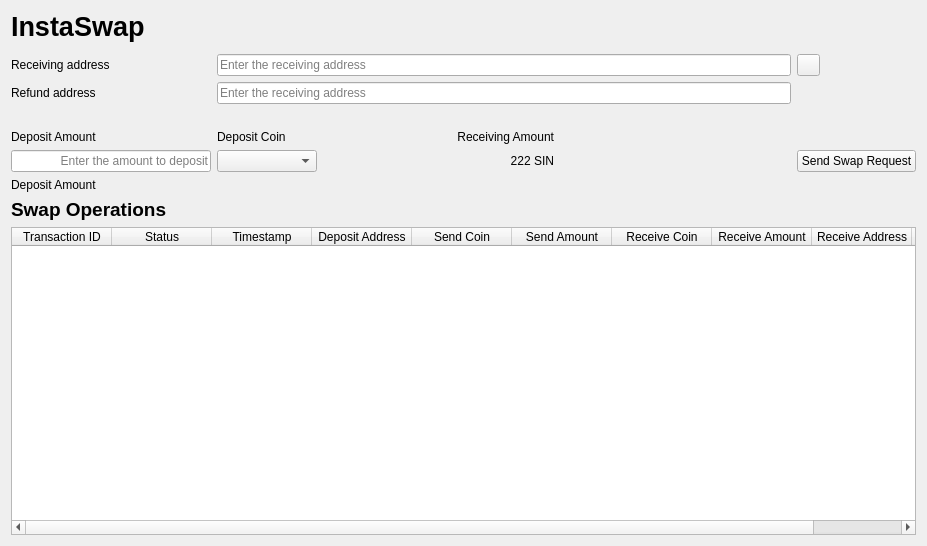
<?xml version="1.0" encoding="UTF-8"?>
<ui version="4.0">
 <class>InstaSwap</class>
 <widget class="QWidget" name="InstaSwap">
  <property name="geometry">
   <rect>
    <x>0</x>
    <y>0</y>
    <width>927</width>
    <height>546</height>
   </rect>
  </property>
  <property name="windowTitle">
   <string>Form</string>
  </property>
  <layout class="QGridLayout" name="gridLayout_2">
   <item row="12" column="0">
    <layout class="QHBoxLayout" name="horizontalLayout_2">
     <item>
      <widget class="QTableWidget" name="swapsTable">
       <property name="selectionMode">
        <enum>QAbstractItemView::SingleSelection</enum>
       </property>
       <property name="selectionBehavior">
        <enum>QAbstractItemView::SelectRows</enum>
       </property>
       <column>
        <property name="text">
         <string>Transaction ID</string>
        </property>
       </column>
       <column>
        <property name="text">
         <string>Status</string>
        </property>
       </column>
       <column>
        <property name="text">
         <string>Timestamp</string>
        </property>
       </column>
       <column>
        <property name="text">
         <string>Deposit Address</string>
        </property>
       </column>
       <column>
        <property name="text">
         <string>Send Coin</string>
        </property>
       </column>
       <column>
        <property name="text">
         <string>Send Amount</string>
        </property>
       </column>
       <column>
        <property name="text">
         <string>Receive Coin</string>
        </property>
       </column>
       <column>
        <property name="text">
         <string>Receive Amount</string>
        </property>
       </column>
       <column>
        <property name="text">
         <string>Receive Address</string>
        </property>
       </column>
       <column>
        <property name="text">
         <string>Refund Address</string>
        </property>
       </column>
      </widget>
     </item>
    </layout>
   </item>
   <item row="13" column="0">
    <layout class="QHBoxLayout" name="horizontalLayout"/>
   </item>
   <item row="11" column="0">
    <widget class="QLabel" name="pendingEscrowLabel">
     <property name="font">
      <font>
       <pointsize>14</pointsize>
       <weight>75</weight>
       <bold>true</bold>
      </font>
     </property>
     <property name="text">
      <string>Swap Operations</string>
     </property>
    </widget>
   </item>
   <item row="0" column="0">
    <widget class="QLabel" name="headLabel">
     <property name="font">
      <font>
       <pointsize>20</pointsize>
       <weight>75</weight>
       <bold>true</bold>
      </font>
     </property>
     <property name="text">
      <string>InstaSwap</string>
     </property>
    </widget>
   </item>
   <item row="1" column="0">
    <widget class="QFrame" name="frame"/>
   </item>
   <item row="8" column="0">
    <layout class="QGridLayout" name="gridLayout" columnstretch="0,0,0,0,0">
     <property name="verticalSpacing">
      <number>6</number>
     </property>
     <item row="4" column="2">
      <widget class="QLabel" name="receivingAmountTitleLabel">
       <property name="text">
        <string>Receiving Amount</string>
       </property>
       <property name="alignment">
        <set>Qt::AlignRight|Qt::AlignTrailing|Qt::AlignVCenter</set>
       </property>
      </widget>
     </item>
     <item row="1" column="1" colspan="3">
      <widget class="QLineEdit" name="receivingAddressEdit">
       <property name="sizePolicy">
        <sizepolicy hsizetype="Expanding" vsizetype="Fixed">
         <horstretch>0</horstretch>
         <verstretch>0</verstretch>
        </sizepolicy>
       </property>
       <property name="locale">
        <locale language="English" country="UnitedStates"/>
       </property>
       <property name="placeholderText">
        <string>Enter the receiving address</string>
       </property>
      </widget>
     </item>
     <item row="4" column="0">
      <widget class="QLabel" name="depositAmountLabel">
       <property name="text">
        <string>Deposit Amount</string>
       </property>
      </widget>
     </item>
     <item row="5" column="1">
      <widget class="QComboBox" name="allowedPairsCombo">
       <property name="sizePolicy">
        <sizepolicy hsizetype="Fixed" vsizetype="Fixed">
         <horstretch>0</horstretch>
         <verstretch>0</verstretch>
        </sizepolicy>
       </property>
       <property name="minimumSize">
        <size>
         <width>100</width>
         <height>0</height>
        </size>
       </property>
      </widget>
     </item>
     <item row="1" column="0">
      <widget class="QLabel" name="receivingAddressLabel">
       <property name="text">
        <string>Receiving address</string>
       </property>
      </widget>
     </item>
     <item row="2" column="0">
      <widget class="QLabel" name="refundAddressLabel">
       <property name="text">
        <string>Refund address</string>
       </property>
      </widget>
     </item>
     <item row="3" column="0">
      <widget class="QLabel" name="dummy1Label">
       <property name="text">
        <string/>
       </property>
      </widget>
     </item>
     <item row="5" column="0">
      <widget class="SINAmountField" name="depositAmountEdit">
       <property name="sizePolicy">
        <sizepolicy hsizetype="Fixed" vsizetype="Fixed">
         <horstretch>0</horstretch>
         <verstretch>0</verstretch>
        </sizepolicy>
       </property>
       <property name="minimumSize">
        <size>
         <width>200</width>
         <height>0</height>
        </size>
       </property>
       <property name="locale">
        <locale language="English" country="UnitedStates"/>
       </property>
       <property name="text">
        <string notr="true"/>
       </property>
       <property name="alignment">
        <set>Qt::AlignRight|Qt::AlignTrailing|Qt::AlignVCenter</set>
       </property>
       <property name="placeholderText">
        <string>Enter the amount to deposit</string>
       </property>
      </widget>
     </item>
     <item row="2" column="1" colspan="3">
      <widget class="QLineEdit" name="refundAddressEdit">
       <property name="sizePolicy">
        <sizepolicy hsizetype="Expanding" vsizetype="Fixed">
         <horstretch>0</horstretch>
         <verstretch>0</verstretch>
        </sizepolicy>
       </property>
       <property name="locale">
        <locale language="English" country="UnitedStates"/>
       </property>
       <property name="placeholderText">
        <string>Enter the receiving address</string>
       </property>
      </widget>
     </item>
     <item row="4" column="1">
      <widget class="QLabel" name="allowedPairsLabel">
       <property name="sizePolicy">
        <sizepolicy hsizetype="Fixed" vsizetype="Preferred">
         <horstretch>0</horstretch>
         <verstretch>0</verstretch>
        </sizepolicy>
       </property>
       <property name="text">
        <string>Deposit Coin</string>
       </property>
      </widget>
     </item>
     <item row="5" column="2">
      <widget class="QLabel" name="receivingAmountLabel">
       <property name="text">
        <string>222 SIN</string>
       </property>
       <property name="alignment">
        <set>Qt::AlignRight|Qt::AlignTrailing|Qt::AlignVCenter</set>
       </property>
      </widget>
     </item>
     <item row="1" column="4">
      <widget class="QPushButton" name="addressBookButton">
       <property name="maximumSize">
        <size>
         <width>23</width>
         <height>100000</height>
        </size>
       </property>
       <property name="toolTip">
        <string>Choose an address from the address book</string>
       </property>
       <property name="text">
        <string/>
       </property>
       <property name="icon">
        <iconset resource="../sin.qrc">
         <normaloff>:/icons/address-book</normaloff>:/icons/address-book</iconset>
       </property>
       <property name="shortcut">
        <string>Alt+A</string>
       </property>
       <property name="autoDefault">
        <bool>false</bool>
       </property>
      </widget>
     </item>
     <item row="3" column="3">
      <widget class="QLabel" name="dummy1Label_2">
       <property name="text">
        <string/>
       </property>
      </widget>
     </item>
     <item row="5" column="4">
      <widget class="QPushButton" name="sendSwapButton">
       <property name="sizePolicy">
        <sizepolicy hsizetype="Fixed" vsizetype="Fixed">
         <horstretch>0</horstretch>
         <verstretch>0</verstretch>
        </sizepolicy>
       </property>
       <property name="text">
        <string>Send Swap Request</string>
       </property>
      </widget>
     </item>
     <item row="5" column="3">
      <widget class="QLabel" name="dummy1Label_3">
       <property name="text">
        <string/>
       </property>
      </widget>
     </item>
    </layout>
   </item>
   <item row="10" column="0">
    <widget class="QLabel" name="errorLabel">
     <property name="sizePolicy">
      <sizepolicy hsizetype="Expanding" vsizetype="Preferred">
       <horstretch>0</horstretch>
       <verstretch>0</verstretch>
      </sizepolicy>
     </property>
     <property name="text">
      <string>Deposit Amount</string>
     </property>
    </widget>
   </item>
  </layout>
 </widget>
 <customwidgets>
  <customwidget>
   <class>SINAmountField</class>
   <extends>QLineEdit</extends>
   <header>qt/sinamountfield.h</header>
   <container>1</container>
  </customwidget>
 </customwidgets>
 <resources>
  <include location="../sin.qrc"/>
 </resources>
 <connections/>
</ui>
